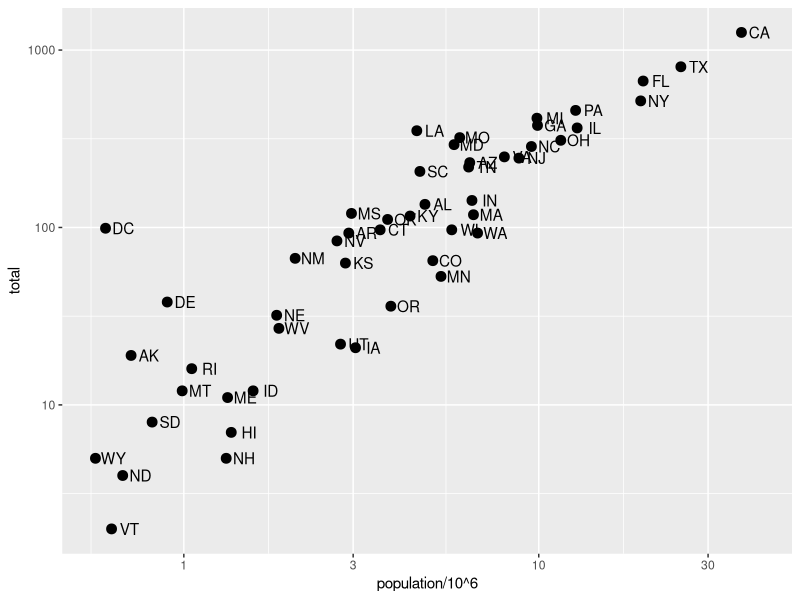
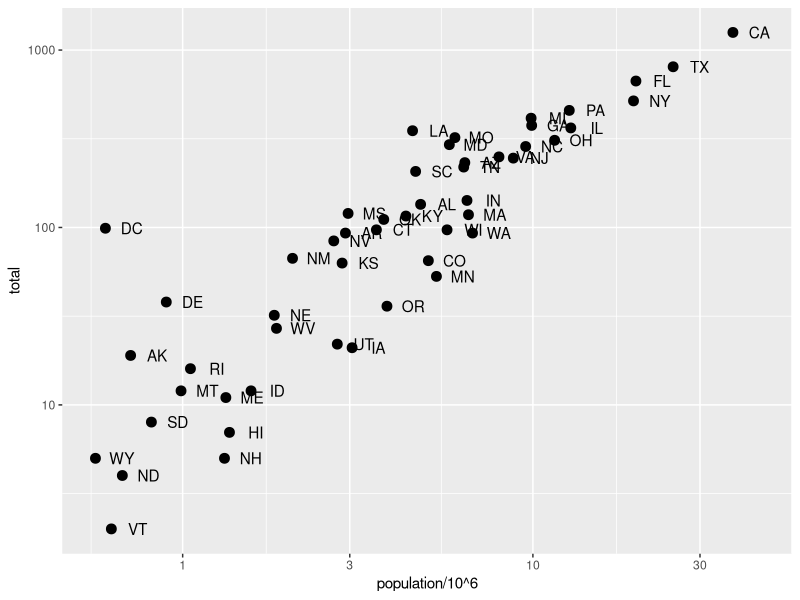
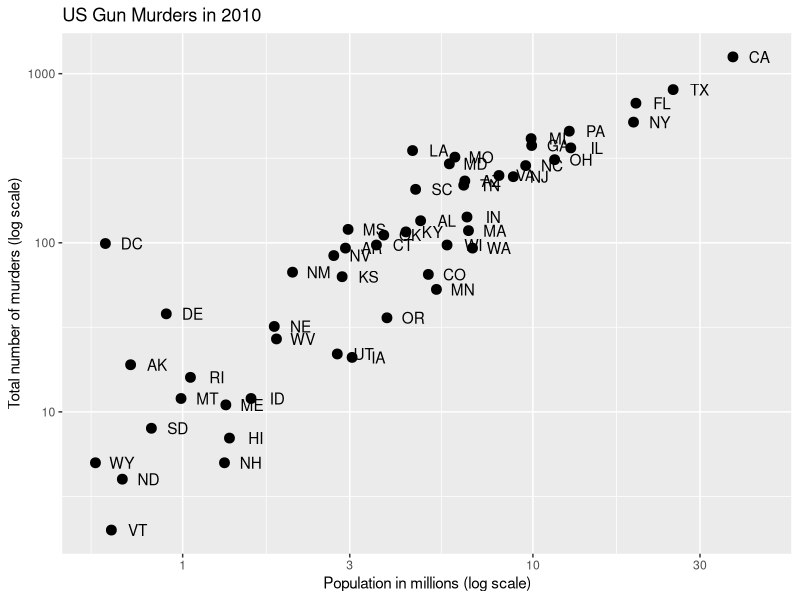
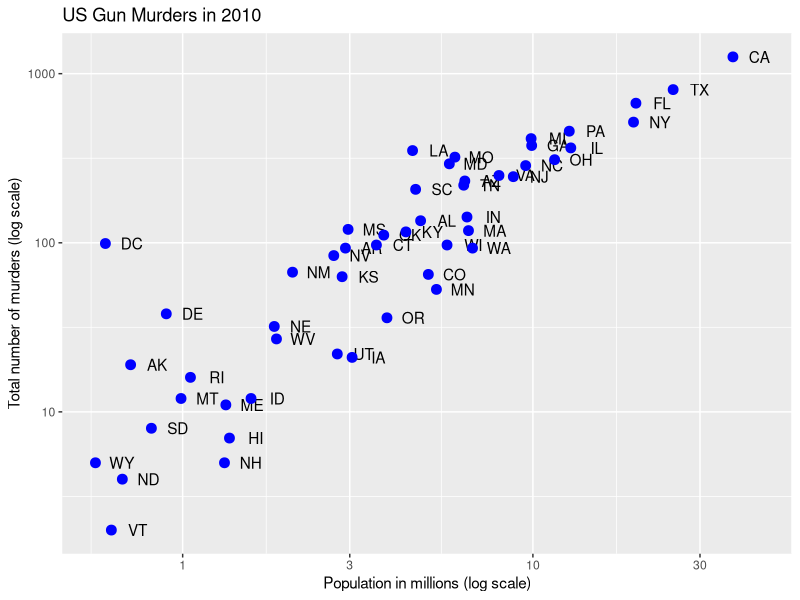
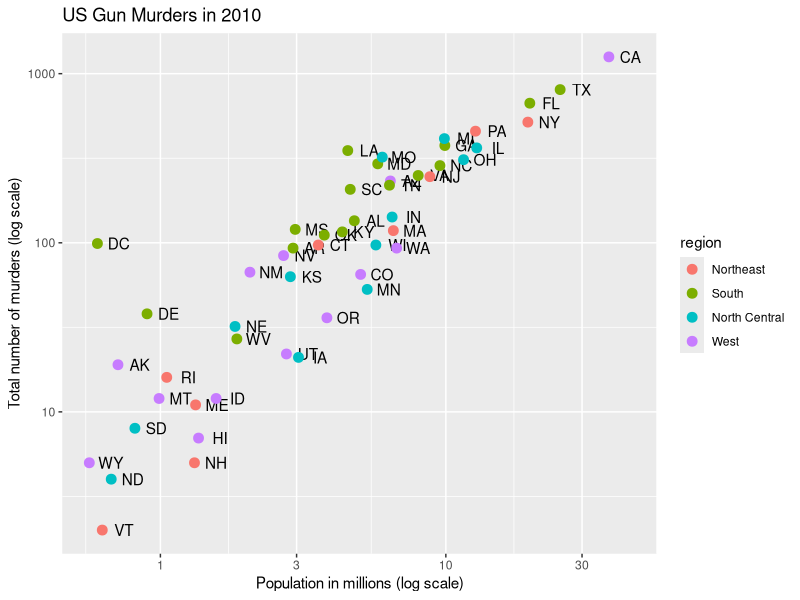
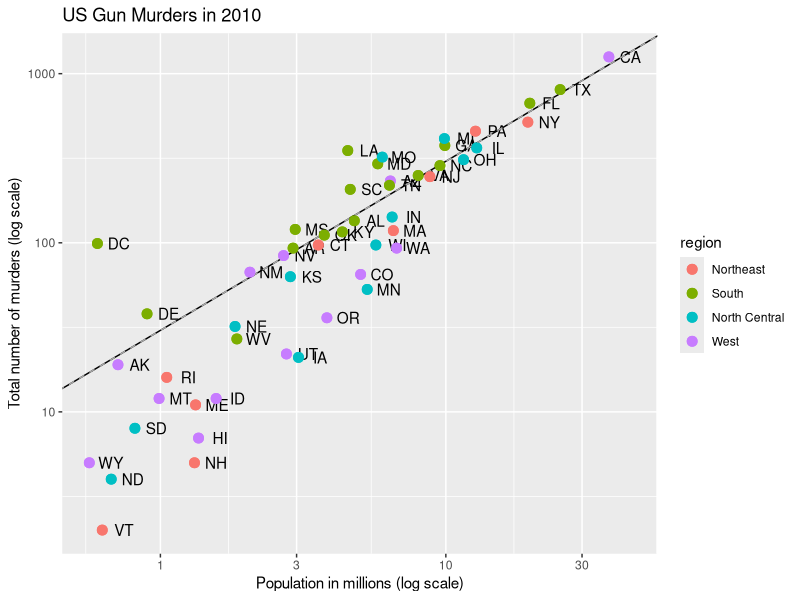
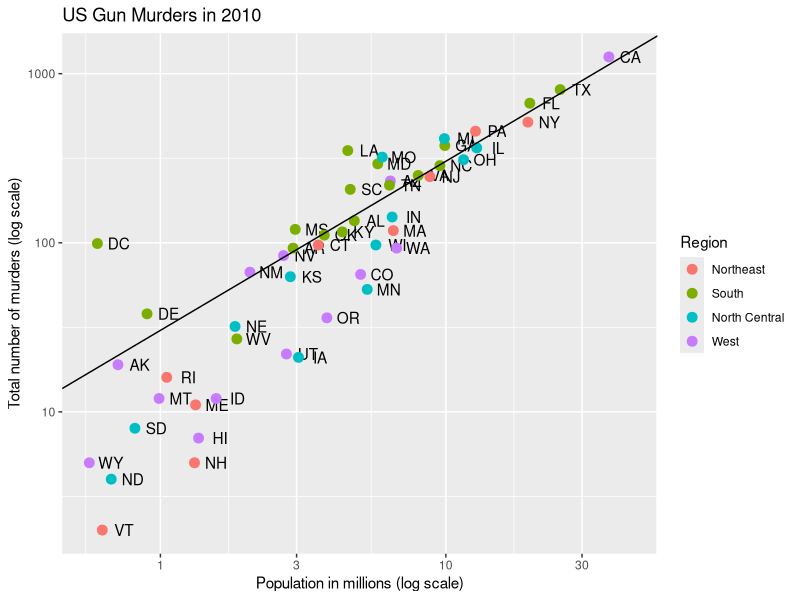
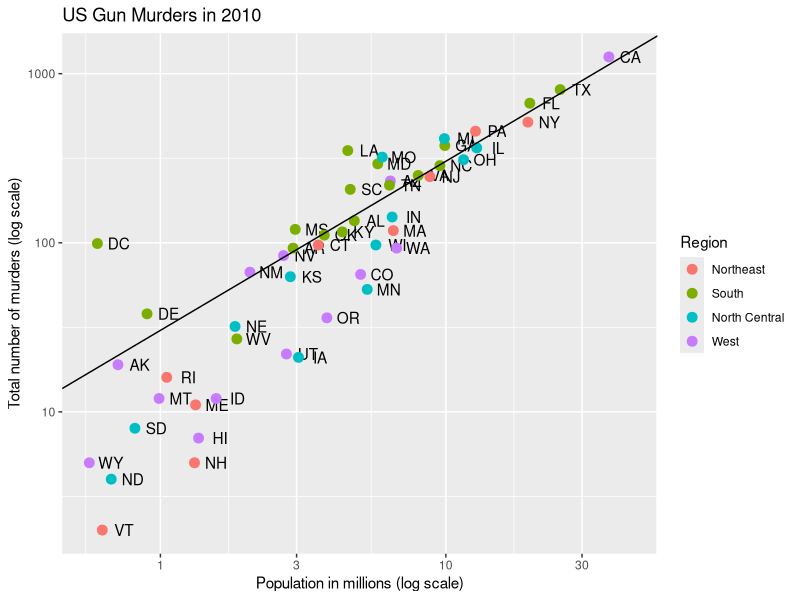

R code for these plots, in order:
# define p
library(tidyverse)
library(dslabs)
data(murders)
p <- murders %>% ggplot(aes(population/10^6, total, label = abb))

# log base 10 scale the x-axis and y-axis
p + geom_point(size = 3) +
  geom_text(nudge_x = 0.05) +
  scale_x_continuous(trans = "log10") +
  scale_y_continuous(trans = "log10")

# efficient log scaling of the axes
p + geom_point(size = 3) +
  geom_text(nudge_x = 0.075) +
  scale_x_log10() +
  scale_y_log10()

p + geom_point(size = 3) +
  geom_text(nudge_x = 0.075) +
  scale_x_log10() +
  scale_y_log10() +
  xlab("Population in millions (log scale)") +
  ylab("Total number of murders (log scale)") +
  ggtitle("US Gun Murders in 2010")

# redefine p to be everything except the points layer
p <- murders %>%
  ggplot(aes(population/10^6, total, label = abb)) +
  geom_text(nudge_x = 0.075) +
  scale_x_log10() +
  scale_y_log10() +
  xlab("Population in millions (log scale)") +
  ylab("Total number of murders (log scale)") +
  ggtitle("US Gun Murders in 2010")

# make all points blue
p + geom_point(size = 3, color = "blue")

# color points by region
p + geom_point(aes(col = region), size = 3)

# define average murder rate
r <- murders %>%
  summarize(rate = sum(total) / sum(population) * 10^6) %>%
  pull(rate)

# basic line with average murder rate for the country
p <- p + geom_point(aes(col = region), size = 3) +
  geom_abline(intercept = log10(r))    # slope is default of 1

# change line to dashed and dark grey, line under points
p + 
  geom_abline(intercept = log10(r), lty = 2, color = "darkgrey") +
  geom_point(aes(col = region), size = 3)

p <- p + scale_color_discrete(name = "Region")    # capitalize legend title
p

labs(
  x = "Population (in millions)",
  y = "Total murders",
  title = "US Gun Murders by Region (2010)"
)
p
